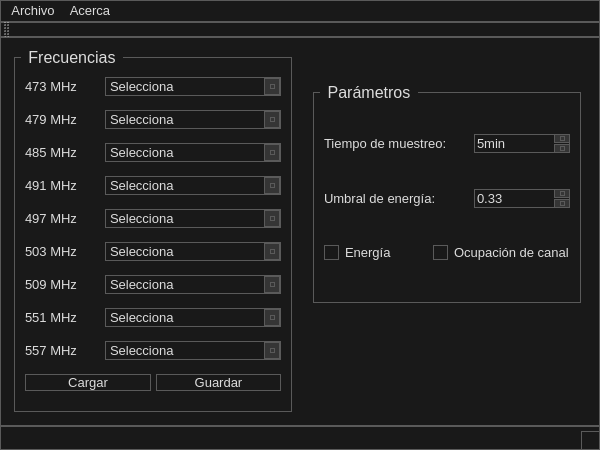
<?xml version="1.0" encoding="UTF-8"?>
<ui version="4.0">
 <class>main_window</class>
 <widget class="QMainWindow" name="main_window">
  <property name="geometry">
   <rect>
    <x>0</x>
    <y>0</y>
    <width>600</width>
    <height>450</height>
   </rect>
  </property>
  <property name="sizePolicy">
   <sizepolicy hsizetype="Preferred" vsizetype="Preferred">
    <horstretch>0</horstretch>
    <verstretch>0</verstretch>
   </sizepolicy>
  </property>
  <property name="minimumSize">
   <size>
    <width>600</width>
    <height>450</height>
   </size>
  </property>
  <property name="windowTitle">
   <string>Specx</string>
  </property>
  <property name="windowIcon">
   <iconset>
    <normaloff>icons/icon.svg</normaloff>icons/icon.svg</iconset>
  </property>
  <property name="styleSheet">
   <string notr="true">* {
	color: #DDDDDD;
	background: #191919;
	border: 1px solid #5A5A5A;
}

QWidget::item:selected {
	background: #3D7848;
}

QCheckBox, QRadioButton {
	border: none;
}

QCheckBox::disabled, QRadioButton:disabled {
	color: #787878;
	border: none;
}

QRadioButton::indicator, QCheckBox::indicator {
	width: 13px;
	height: 13px;
}

QRadioButton::indicator::unchecked, QCheckBox::indicator::unchecked {
	border: 1px solid #5A5A5A;
	background: none;
}

QRadioButton::indicator:unchecked:hover, QCheckBox::indicator:unchecked:hover {
	border: 1px solid #DDDDDD;
}

QRadioButton::indicator::checked, QCheckBox::indicator::checked {
	border: 1px solid #5A5A5A;
	background: #5A5A5A;
}

QRadioButton::indicator:checked:hover, QCheckBox::indicator:checked:hover {
	border: 1px solid #DDDDDD;
	background: #DDDDDD;
}

QGroupBox {
	margin-top: 6px;
}

QGroupBox::title {
	top: -7px;
	left: 7px;
}

QScrollBar {
	border: 1px solid #5A5A5A;
	background: #191919;
}

QScrollBar:horizontal {
	height: 15px;
	margin: 0px 0px 0px 32px;
}

QScrollBar:vertical {
	width: 15px;
	margin: 32px 0px 0px 0px;
}

QScrollBar::handle {
	background: #353535;
	border: 1px solid #5A5A5A;
}

QScrollBar::handle:horizontal {
	border-width: 0px 1px 0px 1px;
}

QScrollBar::handle:vertical {
	border-width: 1px 0px 1px 0px;
}

QScrollBar::handle:horizontal {
	min-width: 20px;
}

QScrollBar::handle:vertical {
	min-height: 20px;
}

QScrollBar::add-line, QScrollBar::sub-line {
	background:#353535;
	border: 1px solid #5A5A5A;
	subcontrol-origin: margin;
}

QScrollBar::add-line {
	position: absolute;
}

QScrollBar::add-line:horizontal {
	width: 15px;
	subcontrol-position: left;
	left: 15px;
}

QScrollBar::add-line:vertical {
	height: 15px;
	subcontrol-position: top;
	top: 15px;
}

QScrollBar::sub-line:horizontal {
	width: 15px;
	subcontrol-position: top left;
}

QScrollBar::sub-line:vertical {
	height: 15px;
	subcontrol-position: top;
}

QScrollBar:left-arrow, QScrollBar::right-arrow, QScrollBar::up-arrow, QScrollBar::down-arrow {
	border: 1px solid #5A5A5A;
	width: 3px;
	height: 3px;
}

QScrollBar::add-page, QScrollBar::sub-page {
	background: none;
}

QAbstractButton:disabled {
	color: #787878;
}

QAbstractButton:hover {
	background: #353535;
}

QAbstractButton:pressed {
	background: #5A5A5A;
}

QAbstractItemView {
	show-decoration-selected: 1;
	selection-background-color: #3D7848;
	selection-color: #DDDDDD;
	alternate-background-color: #353535;
}

QHeaderView {
	border: 1px solid #5A5A5A;
}

QHeaderView::section {
	background: #191919;
	border: 1px solid #5A5A5A;
	padding: 4px;
}

QHeaderView::section:selected, QHeaderView::section::checked {
	background: #353535;
}

QTableView {
	gridline-color: #5A5A5A;
}

QTabBar {
	margin-left: 2px;
}

QTabBar::tab {
	border-radius: 0px;
	padding: 4px;
	margin: 4px;
}

QTabBar::tab:selected {
	background: #353535;
}

QComboBox:disabled {
	color: #787878;
}

QComboBox::down-arrow {
	border: 1px solid #5A5A5A;
	background: #353535;
}

QComboBox::drop-down {
	border: 1px solid #5A5A5A;
	background: #353535;
}

QComboBox::down-arrow {
	width: 3px;
	height: 3px;
	border: 1px solid #5A5A5A;
}

QAbstractSpinBox {
	color: #DDDDDD;
	padding-right: 15px;
}

QAbstractSpinBox:disabled {
	color: #787878;
}

QAbstractSpinBox::up-button, QAbstractSpinBox::down-button {
	border: 1px solid #5A5A5A;
	background: #353535;
	subcontrol-origin: border;
}

QAbstractSpinBox::up-arrow, QAbstractSpinBox::down-arrow {
	width: 3px;
	height: 3px;
	border: 1px solid #5A5A5A;
}

QSlider {
	border: none;
}

QSlider::groove:horizontal {
	height: 5px;
	margin: 4px 0px 4px 0px;
}

QSlider::groove:vertical {
	width: 5px;
	margin: 0px 4px 0px 4px;
}

QSlider::handle {
	border: 1px solid #5A5A5A;
	background: #353535;
}

QSlider::handle:horizontal {
	width: 15px;
	margin: -4px 0px -4px 0px;
}

QSlider::handle:vertical {
	height: 15px;
	margin: 0px -4px 0px -4px;
}

QSlider::add-page:vertical, QSlider::sub-page:horizontal {
	background: #3D7848;
}

QSlider::sub-page:vertical, QSlider::add-page:horizontal {
	background: #353535;
}

QLabel {
	color: #DDDDDD;
	border: none;
}

QProgressBar {
	text-align: center;
}

QProgressBar::chunk {
	width: 1px;
	background-color: #3D7848;
}

QMenu::separator {
	background: #353535;
}</string>
  </property>
  <widget class="QWidget" name="container">
   <property name="sizePolicy">
    <sizepolicy hsizetype="Expanding" vsizetype="Expanding">
     <horstretch>0</horstretch>
     <verstretch>0</verstretch>
    </sizepolicy>
   </property>
   <property name="styleSheet">
    <string notr="true">QGroupBox::title {
	subcontrol-origin: margin;
	padding-left: 5px;
	padding-right: 5px;
	padding-top: 4px;
}</string>
   </property>
   <layout class="QGridLayout" name="main_layout" columnstretch="50,50">
    <item row="0" column="1">
     <layout class="QVBoxLayout" name="config_layout" stretch="50,50">
      <property name="spacing">
       <number>60</number>
      </property>
      <property name="leftMargin">
       <number>10</number>
      </property>
      <property name="topMargin">
       <number>40</number>
      </property>
      <property name="rightMargin">
       <number>10</number>
      </property>
      <property name="bottomMargin">
       <number>40</number>
      </property>
      <item>
       <widget class="QGroupBox" name="box_params">
        <property name="sizePolicy">
         <sizepolicy hsizetype="Expanding" vsizetype="Expanding">
          <horstretch>0</horstretch>
          <verstretch>0</verstretch>
         </sizepolicy>
        </property>
        <property name="font">
         <font>
          <pointsize>12</pointsize>
         </font>
        </property>
        <property name="styleSheet">
         <string notr="true"/>
        </property>
        <property name="title">
         <string>Parámetros</string>
        </property>
        <layout class="QVBoxLayout" name="verticalLayout_2">
         <property name="spacing">
          <number>5</number>
         </property>
         <property name="leftMargin">
          <number>10</number>
         </property>
         <property name="topMargin">
          <number>10</number>
         </property>
         <property name="rightMargin">
          <number>10</number>
         </property>
         <property name="bottomMargin">
          <number>10</number>
         </property>
         <item>
          <layout class="QHBoxLayout" name="param_1" stretch="60,40">
           <property name="spacing">
            <number>5</number>
           </property>
           <item>
            <widget class="QLabel" name="sample_label">
             <property name="font">
              <font>
               <pointsize>10</pointsize>
              </font>
             </property>
             <property name="text">
              <string>Tiempo de muestreo:</string>
             </property>
            </widget>
           </item>
           <item>
            <widget class="QSpinBox" name="sample_time">
             <property name="enabled">
              <bool>true</bool>
             </property>
             <property name="font">
              <font>
               <pointsize>10</pointsize>
              </font>
             </property>
             <property name="suffix">
              <string>min</string>
             </property>
             <property name="minimum">
              <number>1</number>
             </property>
             <property name="maximum">
              <number>15</number>
             </property>
             <property name="value">
              <number>5</number>
             </property>
            </widget>
           </item>
          </layout>
         </item>
         <item>
          <layout class="QHBoxLayout" name="param_2" stretch="60,40">
           <property name="spacing">
            <number>5</number>
           </property>
           <item>
            <widget class="QLabel" name="threshold_label">
             <property name="font">
              <font>
               <pointsize>10</pointsize>
              </font>
             </property>
             <property name="text">
              <string>Umbral de energía:</string>
             </property>
            </widget>
           </item>
           <item>
            <widget class="QDoubleSpinBox" name="threshold">
             <property name="enabled">
              <bool>true</bool>
             </property>
             <property name="font">
              <font>
               <pointsize>10</pointsize>
              </font>
             </property>
             <property name="minimum">
              <double>0.010000000000000</double>
             </property>
             <property name="maximum">
              <double>0.800000000000000</double>
             </property>
             <property name="singleStep">
              <double>0.050000000000000</double>
             </property>
             <property name="value">
              <double>0.330000000000000</double>
             </property>
            </widget>
           </item>
          </layout>
         </item>
         <item>
          <layout class="QHBoxLayout" name="options">
           <item>
            <widget class="QCheckBox" name="energy_flag">
             <property name="enabled">
              <bool>true</bool>
             </property>
             <property name="font">
              <font>
               <pointsize>10</pointsize>
              </font>
             </property>
             <property name="text">
              <string>Energía</string>
             </property>
            </widget>
           </item>
           <item>
            <widget class="QCheckBox" name="usage_flag">
             <property name="enabled">
              <bool>true</bool>
             </property>
             <property name="font">
              <font>
               <pointsize>10</pointsize>
              </font>
             </property>
             <property name="text">
              <string>Ocupación de canal</string>
             </property>
            </widget>
           </item>
          </layout>
         </item>
        </layout>
       </widget>
      </item>
      <item>
       <layout class="QHBoxLayout" name="buttons_layout">
        <property name="spacing">
         <number>5</number>
        </property>
        <property name="leftMargin">
         <number>20</number>
        </property>
        <property name="rightMargin">
         <number>20</number>
        </property>
        <item>
         <widget class="QPushButton" name="run_button">
          <property name="enabled">
           <bool>true</bool>
          </property>
          <property name="sizePolicy">
           <sizepolicy hsizetype="Minimum" vsizetype="Fixed">
            <horstretch>0</horstretch>
            <verstretch>0</verstretch>
           </sizepolicy>
          </property>
          <property name="cursor">
           <cursorShape>PointingHandCursor</cursorShape>
          </property>
          <property name="styleSheet">
           <string notr="true">QPushButton{
	border: none;
}</string>
          </property>
          <property name="text">
           <string/>
          </property>
          <property name="icon">
           <iconset>
            <normaloff>icons/run.svg</normaloff>icons/run.svg</iconset>
          </property>
          <property name="iconSize">
           <size>
            <width>110</width>
            <height>110</height>
           </size>
          </property>
          <property name="flat">
           <bool>true</bool>
          </property>
         </widget>
        </item>
        <item>
         <widget class="QPushButton" name="clean_button">
          <property name="sizePolicy">
           <sizepolicy hsizetype="Minimum" vsizetype="Fixed">
            <horstretch>0</horstretch>
            <verstretch>0</verstretch>
           </sizepolicy>
          </property>
          <property name="cursor">
           <cursorShape>PointingHandCursor</cursorShape>
          </property>
          <property name="styleSheet">
           <string notr="true">QPushButton{
	border: none;
}</string>
          </property>
          <property name="text">
           <string/>
          </property>
          <property name="icon">
           <iconset>
            <normaloff>icons/clean.svg</normaloff>icons/clean.svg</iconset>
          </property>
          <property name="iconSize">
           <size>
            <width>110</width>
            <height>110</height>
           </size>
          </property>
          <property name="flat">
           <bool>true</bool>
          </property>
         </widget>
        </item>
       </layout>
      </item>
     </layout>
    </item>
    <item row="0" column="0">
     <layout class="QGridLayout" name="freq_layout">
      <property name="leftMargin">
       <number>5</number>
      </property>
      <property name="topMargin">
       <number>5</number>
      </property>
      <property name="rightMargin">
       <number>5</number>
      </property>
      <property name="bottomMargin">
       <number>5</number>
      </property>
      <property name="spacing">
       <number>5</number>
      </property>
      <item row="0" column="0">
       <widget class="QGroupBox" name="box_freq">
        <property name="sizePolicy">
         <sizepolicy hsizetype="Expanding" vsizetype="Expanding">
          <horstretch>0</horstretch>
          <verstretch>0</verstretch>
         </sizepolicy>
        </property>
        <property name="font">
         <font>
          <pointsize>12</pointsize>
         </font>
        </property>
        <property name="title">
         <string>Frecuencias</string>
        </property>
        <layout class="QVBoxLayout" name="freq_layout_2">
         <property name="spacing">
          <number>5</number>
         </property>
         <property name="leftMargin">
          <number>10</number>
         </property>
         <property name="topMargin">
          <number>10</number>
         </property>
         <property name="rightMargin">
          <number>10</number>
         </property>
         <property name="bottomMargin">
          <number>5</number>
         </property>
         <item>
          <layout class="QHBoxLayout" name="field_1" stretch="30,70">
           <property name="spacing">
            <number>5</number>
           </property>
           <item>
            <widget class="QLabel" name="channel_1_label">
             <property name="font">
              <font>
               <pointsize>10</pointsize>
              </font>
             </property>
             <property name="text">
              <string>473 MHz</string>
             </property>
            </widget>
           </item>
           <item>
            <widget class="QComboBox" name="pdf_1">
             <property name="enabled">
              <bool>true</bool>
             </property>
             <property name="font">
              <font>
               <pointsize>10</pointsize>
              </font>
             </property>
             <property name="maxVisibleItems">
              <number>5</number>
             </property>
             <item>
              <property name="text">
               <string>Selecciona</string>
              </property>
             </item>
             <item>
              <property name="text">
               <string>Bernoulli</string>
              </property>
             </item>
             <item>
              <property name="text">
               <string>Beta</string>
              </property>
             </item>
             <item>
              <property name="text">
               <string>Gamma</string>
              </property>
             </item>
             <item>
              <property name="text">
               <string>Gumbel max</string>
              </property>
             </item>
             <item>
              <property name="text">
               <string>Laplace</string>
              </property>
             </item>
             <item>
              <property name="text">
               <string>Lognormal</string>
              </property>
             </item>
             <item>
              <property name="text">
               <string>Normal</string>
              </property>
             </item>
             <item>
              <property name="text">
               <string>Rayleigh</string>
              </property>
             </item>
             <item>
              <property name="text">
               <string>Uniforme</string>
              </property>
             </item>
             <item>
              <property name="text">
               <string>Weibull</string>
              </property>
             </item>
            </widget>
           </item>
          </layout>
         </item>
         <item>
          <layout class="QHBoxLayout" name="field_2" stretch="30,70">
           <property name="spacing">
            <number>5</number>
           </property>
           <item>
            <widget class="QLabel" name="channel_2_label">
             <property name="font">
              <font>
               <pointsize>10</pointsize>
              </font>
             </property>
             <property name="text">
              <string>479 MHz</string>
             </property>
            </widget>
           </item>
           <item>
            <widget class="QComboBox" name="pdf_2">
             <property name="font">
              <font>
               <pointsize>10</pointsize>
              </font>
             </property>
             <property name="maxVisibleItems">
              <number>5</number>
             </property>
             <item>
              <property name="text">
               <string>Selecciona</string>
              </property>
             </item>
             <item>
              <property name="text">
               <string>Bernoulli</string>
              </property>
             </item>
             <item>
              <property name="text">
               <string>Beta</string>
              </property>
             </item>
             <item>
              <property name="text">
               <string>Gamma</string>
              </property>
             </item>
             <item>
              <property name="text">
               <string>Gumbel max</string>
              </property>
             </item>
             <item>
              <property name="text">
               <string>Laplace</string>
              </property>
             </item>
             <item>
              <property name="text">
               <string>Lognormal</string>
              </property>
             </item>
             <item>
              <property name="text">
               <string>Normal</string>
              </property>
             </item>
             <item>
              <property name="text">
               <string>Rayleigh</string>
              </property>
             </item>
             <item>
              <property name="text">
               <string>Uniforme</string>
              </property>
             </item>
             <item>
              <property name="text">
               <string>Weibull</string>
              </property>
             </item>
            </widget>
           </item>
          </layout>
         </item>
         <item>
          <layout class="QHBoxLayout" name="field_3" stretch="30,70">
           <property name="spacing">
            <number>5</number>
           </property>
           <item>
            <widget class="QLabel" name="channel_3_label">
             <property name="font">
              <font>
               <pointsize>10</pointsize>
              </font>
             </property>
             <property name="text">
              <string>485 MHz</string>
             </property>
            </widget>
           </item>
           <item>
            <widget class="QComboBox" name="pdf_3">
             <property name="font">
              <font>
               <pointsize>10</pointsize>
              </font>
             </property>
             <property name="maxVisibleItems">
              <number>5</number>
             </property>
             <item>
              <property name="text">
               <string>Selecciona</string>
              </property>
             </item>
             <item>
              <property name="text">
               <string>Bernoulli</string>
              </property>
             </item>
             <item>
              <property name="text">
               <string>Beta</string>
              </property>
             </item>
             <item>
              <property name="text">
               <string>Gamma</string>
              </property>
             </item>
             <item>
              <property name="text">
               <string>Gumbel max</string>
              </property>
             </item>
             <item>
              <property name="text">
               <string>Laplace</string>
              </property>
             </item>
             <item>
              <property name="text">
               <string>Lognormal</string>
              </property>
             </item>
             <item>
              <property name="text">
               <string>Normal</string>
              </property>
             </item>
             <item>
              <property name="text">
               <string>Rayleigh</string>
              </property>
             </item>
             <item>
              <property name="text">
               <string>Uniforme</string>
              </property>
             </item>
             <item>
              <property name="text">
               <string>Weibull</string>
              </property>
             </item>
            </widget>
           </item>
          </layout>
         </item>
         <item>
          <layout class="QHBoxLayout" name="field_4" stretch="30,70">
           <property name="spacing">
            <number>5</number>
           </property>
           <item>
            <widget class="QLabel" name="channel_4_label">
             <property name="font">
              <font>
               <pointsize>10</pointsize>
              </font>
             </property>
             <property name="text">
              <string>491 MHz</string>
             </property>
            </widget>
           </item>
           <item>
            <widget class="QComboBox" name="pdf_4">
             <property name="font">
              <font>
               <pointsize>10</pointsize>
              </font>
             </property>
             <property name="maxVisibleItems">
              <number>5</number>
             </property>
             <item>
              <property name="text">
               <string>Selecciona</string>
              </property>
             </item>
             <item>
              <property name="text">
               <string>Bernoulli</string>
              </property>
             </item>
             <item>
              <property name="text">
               <string>Beta</string>
              </property>
             </item>
             <item>
              <property name="text">
               <string>Gamma</string>
              </property>
             </item>
             <item>
              <property name="text">
               <string>Gumbel max</string>
              </property>
             </item>
             <item>
              <property name="text">
               <string>Laplace</string>
              </property>
             </item>
             <item>
              <property name="text">
               <string>Lognormal</string>
              </property>
             </item>
             <item>
              <property name="text">
               <string>Normal</string>
              </property>
             </item>
             <item>
              <property name="text">
               <string>Rayleigh</string>
              </property>
             </item>
             <item>
              <property name="text">
               <string>Uniforme</string>
              </property>
             </item>
             <item>
              <property name="text">
               <string>Weibull</string>
              </property>
             </item>
            </widget>
           </item>
          </layout>
         </item>
         <item>
          <layout class="QHBoxLayout" name="field_5" stretch="30,70">
           <property name="spacing">
            <number>5</number>
           </property>
           <item>
            <widget class="QLabel" name="channel_5_label">
             <property name="font">
              <font>
               <pointsize>10</pointsize>
              </font>
             </property>
             <property name="text">
              <string>497 MHz</string>
             </property>
            </widget>
           </item>
           <item>
            <widget class="QComboBox" name="pdf_5">
             <property name="font">
              <font>
               <pointsize>10</pointsize>
              </font>
             </property>
             <property name="maxVisibleItems">
              <number>5</number>
             </property>
             <item>
              <property name="text">
               <string>Selecciona</string>
              </property>
             </item>
             <item>
              <property name="text">
               <string>Bernoulli</string>
              </property>
             </item>
             <item>
              <property name="text">
               <string>Beta</string>
              </property>
             </item>
             <item>
              <property name="text">
               <string>Gamma</string>
              </property>
             </item>
             <item>
              <property name="text">
               <string>Gumbel max</string>
              </property>
             </item>
             <item>
              <property name="text">
               <string>Laplace</string>
              </property>
             </item>
             <item>
              <property name="text">
               <string>Lognormal</string>
              </property>
             </item>
             <item>
              <property name="text">
               <string>Normal</string>
              </property>
             </item>
             <item>
              <property name="text">
               <string>Rayleigh</string>
              </property>
             </item>
             <item>
              <property name="text">
               <string>Uniforme</string>
              </property>
             </item>
             <item>
              <property name="text">
               <string>Weibull</string>
              </property>
             </item>
            </widget>
           </item>
          </layout>
         </item>
         <item>
          <layout class="QHBoxLayout" name="field_6" stretch="30,70">
           <property name="spacing">
            <number>5</number>
           </property>
           <item>
            <widget class="QLabel" name="channel_6_label">
             <property name="font">
              <font>
               <pointsize>10</pointsize>
              </font>
             </property>
             <property name="text">
              <string>503 MHz</string>
             </property>
            </widget>
           </item>
           <item>
            <widget class="QComboBox" name="pdf_6">
             <property name="font">
              <font>
               <pointsize>10</pointsize>
              </font>
             </property>
             <property name="maxVisibleItems">
              <number>5</number>
             </property>
             <item>
              <property name="text">
               <string>Selecciona</string>
              </property>
             </item>
             <item>
              <property name="text">
               <string>Bernoulli</string>
              </property>
             </item>
             <item>
              <property name="text">
               <string>Beta</string>
              </property>
             </item>
             <item>
              <property name="text">
               <string>Gamma</string>
              </property>
             </item>
             <item>
              <property name="text">
               <string>Gumbel max</string>
              </property>
             </item>
             <item>
              <property name="text">
               <string>Laplace</string>
              </property>
             </item>
             <item>
              <property name="text">
               <string>Lognormal</string>
              </property>
             </item>
             <item>
              <property name="text">
               <string>Normal</string>
              </property>
             </item>
             <item>
              <property name="text">
               <string>Rayleigh</string>
              </property>
             </item>
             <item>
              <property name="text">
               <string>Uniforme</string>
              </property>
             </item>
             <item>
              <property name="text">
               <string>Weibull</string>
              </property>
             </item>
            </widget>
           </item>
          </layout>
         </item>
         <item>
          <layout class="QHBoxLayout" name="field_7" stretch="30,70">
           <property name="spacing">
            <number>5</number>
           </property>
           <item>
            <widget class="QLabel" name="channel_7_label">
             <property name="font">
              <font>
               <pointsize>10</pointsize>
              </font>
             </property>
             <property name="text">
              <string>509 MHz</string>
             </property>
            </widget>
           </item>
           <item>
            <widget class="QComboBox" name="pdf_7">
             <property name="font">
              <font>
               <pointsize>10</pointsize>
              </font>
             </property>
             <property name="maxVisibleItems">
              <number>5</number>
             </property>
             <item>
              <property name="text">
               <string>Selecciona</string>
              </property>
             </item>
             <item>
              <property name="text">
               <string>Bernoulli</string>
              </property>
             </item>
             <item>
              <property name="text">
               <string>Beta</string>
              </property>
             </item>
             <item>
              <property name="text">
               <string>Gamma</string>
              </property>
             </item>
             <item>
              <property name="text">
               <string>Gumbel max</string>
              </property>
             </item>
             <item>
              <property name="text">
               <string>Laplace</string>
              </property>
             </item>
             <item>
              <property name="text">
               <string>Lognormal</string>
              </property>
             </item>
             <item>
              <property name="text">
               <string>Normal</string>
              </property>
             </item>
             <item>
              <property name="text">
               <string>Rayleigh</string>
              </property>
             </item>
             <item>
              <property name="text">
               <string>Uniforme</string>
              </property>
             </item>
             <item>
              <property name="text">
               <string>Weibull</string>
              </property>
             </item>
            </widget>
           </item>
          </layout>
         </item>
         <item>
          <layout class="QHBoxLayout" name="field_8" stretch="30,70">
           <property name="spacing">
            <number>5</number>
           </property>
           <item>
            <widget class="QLabel" name="channel_8_label">
             <property name="font">
              <font>
               <pointsize>10</pointsize>
              </font>
             </property>
             <property name="text">
              <string>551 MHz</string>
             </property>
            </widget>
           </item>
           <item>
            <widget class="QComboBox" name="pdf_8">
             <property name="font">
              <font>
               <pointsize>10</pointsize>
              </font>
             </property>
             <property name="maxVisibleItems">
              <number>5</number>
             </property>
             <item>
              <property name="text">
               <string>Selecciona</string>
              </property>
             </item>
             <item>
              <property name="text">
               <string>Bernoulli</string>
              </property>
             </item>
             <item>
              <property name="text">
               <string>Beta</string>
              </property>
             </item>
             <item>
              <property name="text">
               <string>Gamma</string>
              </property>
             </item>
             <item>
              <property name="text">
               <string>Gumbel max</string>
              </property>
             </item>
             <item>
              <property name="text">
               <string>Laplace</string>
              </property>
             </item>
             <item>
              <property name="text">
               <string>Lognormal</string>
              </property>
             </item>
             <item>
              <property name="text">
               <string>Normal</string>
              </property>
             </item>
             <item>
              <property name="text">
               <string>Rayleigh</string>
              </property>
             </item>
             <item>
              <property name="text">
               <string>Uniforme</string>
              </property>
             </item>
             <item>
              <property name="text">
               <string>Weibull</string>
              </property>
             </item>
            </widget>
           </item>
          </layout>
         </item>
         <item>
          <layout class="QHBoxLayout" name="field_9" stretch="30,70">
           <property name="spacing">
            <number>5</number>
           </property>
           <item>
            <widget class="QLabel" name="channel_9_label">
             <property name="font">
              <font>
               <pointsize>10</pointsize>
              </font>
             </property>
             <property name="text">
              <string>557 MHz</string>
             </property>
            </widget>
           </item>
           <item>
            <widget class="QComboBox" name="pdf_9">
             <property name="font">
              <font>
               <pointsize>10</pointsize>
              </font>
             </property>
             <property name="maxVisibleItems">
              <number>5</number>
             </property>
             <item>
              <property name="text">
               <string>Selecciona</string>
              </property>
             </item>
             <item>
              <property name="text">
               <string>Bernoulli</string>
              </property>
             </item>
             <item>
              <property name="text">
               <string>Beta</string>
              </property>
             </item>
             <item>
              <property name="text">
               <string>Gamma</string>
              </property>
             </item>
             <item>
              <property name="text">
               <string>Gumbel max</string>
              </property>
             </item>
             <item>
              <property name="text">
               <string>Laplace</string>
              </property>
             </item>
             <item>
              <property name="text">
               <string>Lognormal</string>
              </property>
             </item>
             <item>
              <property name="text">
               <string>Normal</string>
              </property>
             </item>
             <item>
              <property name="text">
               <string>Rayleigh</string>
              </property>
             </item>
             <item>
              <property name="text">
               <string>Uniforme</string>
              </property>
             </item>
             <item>
              <property name="text">
               <string>Weibull</string>
              </property>
             </item>
            </widget>
           </item>
          </layout>
         </item>
         <item>
          <layout class="QHBoxLayout" name="foot_layout" stretch="50,50">
           <property name="spacing">
            <number>5</number>
           </property>
           <item>
            <widget class="QPushButton" name="save_file_button">
             <property name="enabled">
              <bool>true</bool>
             </property>
             <property name="font">
              <font>
               <pointsize>10</pointsize>
              </font>
             </property>
             <property name="cursor">
              <cursorShape>PointingHandCursor</cursorShape>
             </property>
             <property name="text">
              <string>Cargar</string>
             </property>
            </widget>
           </item>
           <item>
            <widget class="QPushButton" name="load_file_button">
             <property name="enabled">
              <bool>true</bool>
             </property>
             <property name="font">
              <font>
               <pointsize>10</pointsize>
              </font>
             </property>
             <property name="cursor">
              <cursorShape>PointingHandCursor</cursorShape>
             </property>
             <property name="text">
              <string>Guardar</string>
             </property>
            </widget>
           </item>
          </layout>
         </item>
        </layout>
       </widget>
      </item>
     </layout>
    </item>
   </layout>
  </widget>
  <widget class="QMenuBar" name="menubar">
   <property name="geometry">
    <rect>
     <x>0</x>
     <y>0</y>
     <width>600</width>
     <height>25</height>
    </rect>
   </property>
   <property name="font">
    <font>
     <pointsize>10</pointsize>
    </font>
   </property>
   <widget class="QMenu" name="menuArchivo">
    <property name="font">
     <font>
      <pointsize>10</pointsize>
     </font>
    </property>
    <property name="title">
     <string>Archivo</string>
    </property>
    <addaction name="actionNuevo"/>
    <addaction name="actionSalir"/>
   </widget>
   <widget class="QMenu" name="menuAcerca">
    <property name="font">
     <font>
      <pointsize>10</pointsize>
     </font>
    </property>
    <property name="title">
     <string>Acerca</string>
    </property>
    <addaction name="actionAcerca_de"/>
    <addaction name="actionAyuda"/>
   </widget>
   <addaction name="menuArchivo"/>
   <addaction name="menuAcerca"/>
  </widget>
  <widget class="QStatusBar" name="statusBar"/>
  <widget class="QToolBar" name="toolBar">
   <property name="windowTitle">
    <string>toolBar</string>
   </property>
   <attribute name="toolBarArea">
    <enum>TopToolBarArea</enum>
   </attribute>
   <attribute name="toolBarBreak">
    <bool>false</bool>
   </attribute>
  </widget>
  <action name="actionNuevo">
   <property name="text">
    <string>Nuevo...</string>
   </property>
  </action>
  <action name="actionSalir">
   <property name="text">
    <string>Salir</string>
   </property>
  </action>
  <action name="actionAcerca_de">
   <property name="text">
    <string>Acerca de</string>
   </property>
  </action>
  <action name="actionAyuda">
   <property name="text">
    <string>Ayuda</string>
   </property>
  </action>
 </widget>
 <resources/>
 <connections/>
</ui>
